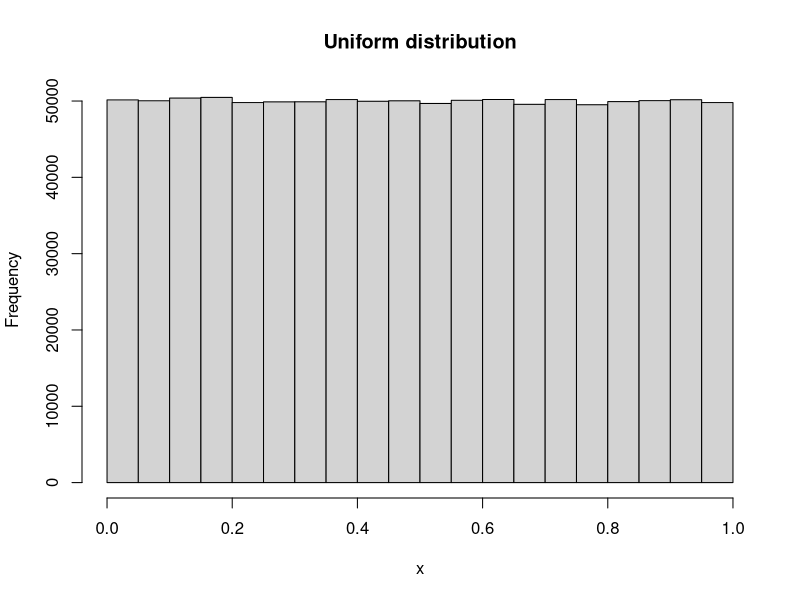
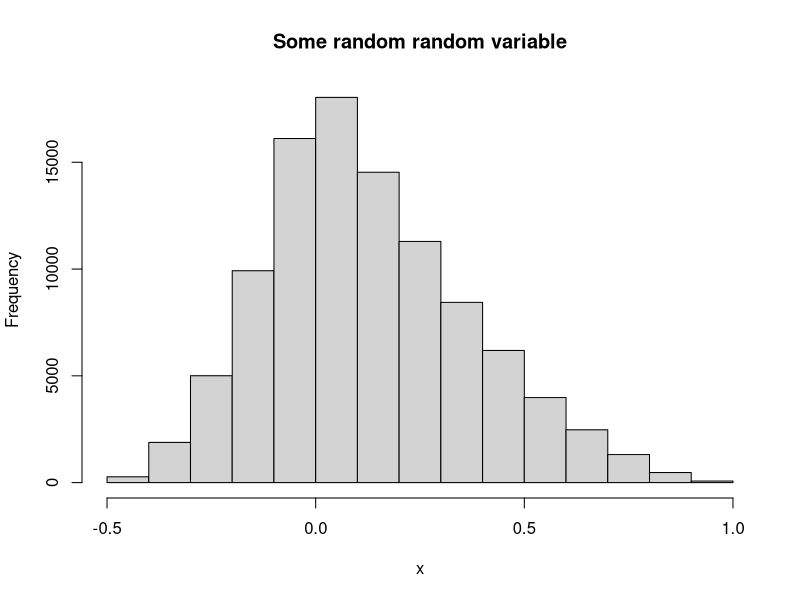

Recreate these plots in R, in order.
## ---- chunk 1
knitr::opts_chunk$set(echo=TRUE, comment=NULL)
## ---- chunk 2
set.seed(123)
## ---- chunk 3
R = 1000000
x = runif(R)
hist(x, main='Uniform distribution')
## ---- chunk 4
R = 100000
n = 3
x = replicate(R, {
    u = runif(n)
    min(u) - min(diff(sort(u)))
})
hist(x, main='Some random random variable')
## ---- chunk 5
sum(x <= 0)/R
